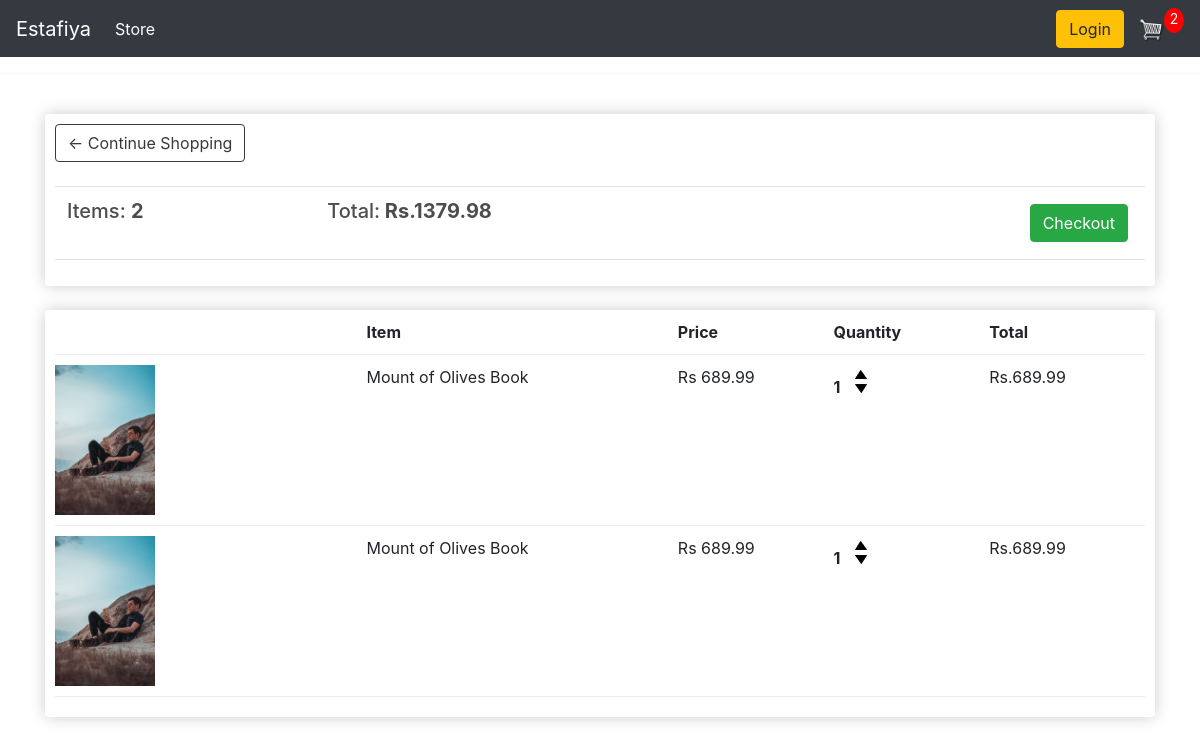
Page /cart (signed in) on the earlier database version.
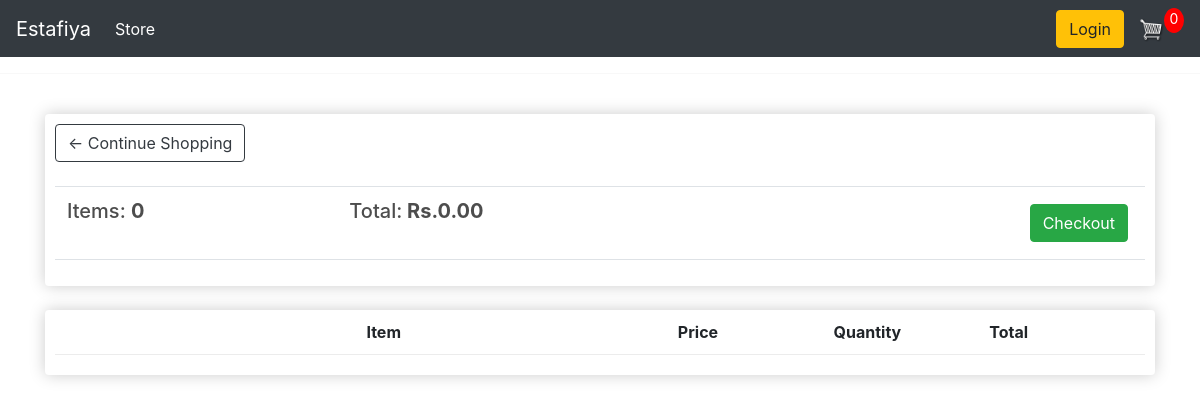
Same page on the later database version.
### ecomapp/models.py (models this page shows, shortened)
class Order(models.Model):
    customer = models.ForeignKey(Customer, on_delete=models.SET_NULL, null=True, blank=True)
    date_ordered= models.DateTimeField(auto_now_add=True)
    complete = models.BooleanField(default=False)
    transaction_id = models.CharField(max_length=100, null=True)
    @property
    def get_cart_total(self):
        orderitems = self.orderitem_set.all()
        total = sum([item.get_total for item in orderitems])
        return total
    @property
    def get_cart_items(self):
        orderitems = self.orderitem_set.all()
        total = sum([item.quantity for item in orderitems])
        return total

class orderitem(models.Model):
    product = models.ForeignKey(Product, on_delete=models.SET_NULL, null=True)
    order = models.ForeignKey(Order, on_delete= models.SET_NULL, null=True)
    quantity = models.IntegerField(default=0, null=True, blank=True)
    date_added= models.DateTimeField(auto_now_add=True)
    @property
    def get_total(self):
        total = self.product.price * self.quantity
        return total

class Product(models.Model):
    name = models.CharField(max_length=200)
    price = models.DecimalField(max_digits=7 , decimal_places=2)
    digital = models.BooleanField(default=False, null=True, blank=True)
    image = models.ImageField(null=True, blank= True)
    @property
    def imageURL(self):
        try:
            url = self.image.url
        except:
            url = ''
        return url

### ecomapp/views.py (the view)
# urls.py: path('cart',views.cart, name="cart"),
def cart(request):
    data = cartData(request)
    cartItems = data['cartItems']
    order = data['order']
    items = data['items']
    context={'items': items, 'order': order , 'cartItems' : cartItems}
    return render(request, 'cart.html',context)

### ecomapp/utils.py (called while the page is built)
def cartData(request):
    if request.user.is_authenticated:
        customer = request.user.customer
        order, created = Order.objects.get_or_create(customer = customer, complete = False)
        items = order.orderitem_set.all()
        cartItems = order.get_cart_items
    else:
        cookieData = cookieCart(request)
        cartItems = cookieData['cartItems']
        order = cookieData['order']
        items = cookieData['items']
    return{'cartItems' : cartItems , 'order' : order , 'items': items}

### templates/cart.html
{% extends 'main.html' %}
{% load static %}
{% block content %}
<div class="row">
  <div class="col-lg-12">
    <div class="box-element">
            <a  class="btn btn-outline-dark" href="{% url 'store' %}">&#x2190; Continue Shopping</a>
            <br>
            <br>
            <table class="table">
                <tr>
                    <th><h5>Items: <strong>{{order.get_cart_items}}</strong></h5></th>
                    <th><h5>Total:<strong> Rs.{{order.get_cart_total|floatformat:2}}</strong></h5></th>
                    <th>
                        <a  style="float:right; margin:5px;" class="btn btn-success" href="{% url 'checkout' %}">Checkout</a>
                    </th>
                </tr>
            </table>
        </div>
    <br>
    <div class="box-element">
            <div class="cart-row">
                <div style="flex:2"></div>
                <div style="flex:2"><strong>Item</strong></div>
                <div style="flex:1"><strong>Price</strong></div>
                <div style="flex:1"><strong>Quantity</strong></div>
                <div style="flex:1"><strong>Total</strong></div>
            </div>
            {% for item in items %}
            <div class="cart-row">
                <div style="flex:2"><img class="row-image" src="{{item.product.imageURL}}"></div>
                <div style="flex:2"><p>{{item.product.name}}</p></div>
                <div style="flex:1"><p>Rs {{item.product.price|floatformat:2}}</p></div>
                <div style="flex:1">
                    <p class="quantity">{{item.quantity}}</p>
                    <div class="quantity">
                        <img data-product = {{item.product.id}} data-action= "add" class="chg-quantity update-cart " src="{% static  'images/arrow-up.png' %}">
                        <img data-product = {{item.product.id}}  data-action= "remove" class="chg-quantity update-cart " src="{% static  'images/arrow-down.png' %}">
                    </div>
                </div>
                <div style="flex:1"><p>Rs.{{item.get_total|floatformat:2}}</p></div>
            </div>
            {% endfor %}
    </div>
</div>
{% endblock content %}

Differences in the rows shown:
no longer on this page (row edited): Order: get_cart_items "2", get_cart_total "1379.98"
no longer on this page (row unchanged): orderitem: product.imageURL (picture), product.name "Mount of Olives Book", product.price "689.99", quantity "1", get_total "689.99"
no longer on this page (row unchanged): orderitem: product.imageURL (picture), product.name "Mount of Olives Book", product.price "689.99", quantity "1", get_total "689.99"
added Order: get_cart_items "0", get_cart_total "0.00"
Other differences:
{{ cartItems }}: "2" → "0"
